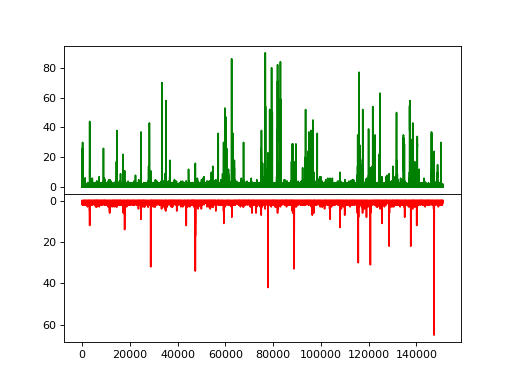

This chart was generated by the following Python code:
import pylab as p
import numpy as np

import tttrlib

data = tttrlib.TTTR('../../data/BH/BH_SPC132.spc', 'SPC-130')
mt = data.get_macro_time()

green_indeces = data.get_selection_by_channel(np.array([0, 8]))
red_indeces = data.get_selection_by_channel(np.array([1, 9]))

fig, ax = p.subplots(2, 1, sharex=True, sharey=False)

p.setp(ax[0].get_xticklabels(), visible=False)
ax[0].plot(tttrlib.histogram_trace(mt[green_indeces], 30000), 'g')

ax[1].plot(tttrlib.histogram_trace(mt[red_indeces], 30000), 'r')
ax[1].invert_yaxis()

p.subplots_adjust(left=None, bottom=None, right=None, top=None, wspace=None, hspace=0)

p.show()
